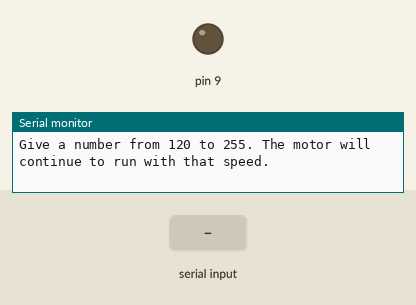
Simulated run of this sketch. Board: Arduino Uno, built with avr-gcc and run on an emulated ATmega328P. On the bench: output pins drawn as LEDs (lit = HIGH), the last lines printed to the serial monitor. The inputs (shaded band) are chosen by the test bench.

Above: at 1.2 s.
1.3 s: "90,45\n" received over Serial
At 2.5 s:
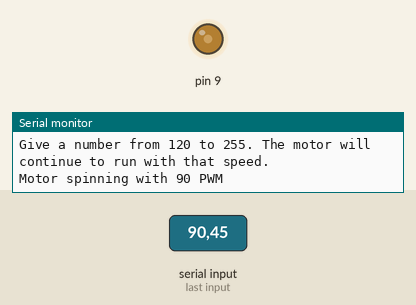
3.5 s: "30,150\n" received over Serial
At 6.0 s:
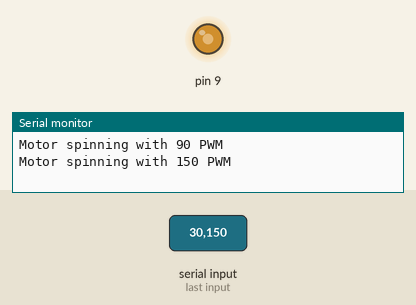
6.5 s: "200\n" received over Serial
At 7.7 s:
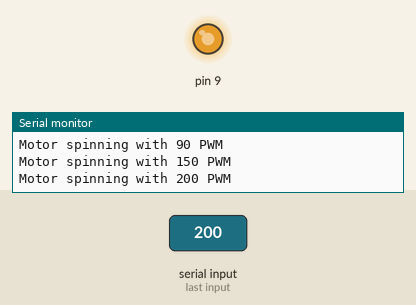
8.0 s: "90\n" received over Serial
At 8.9 s:
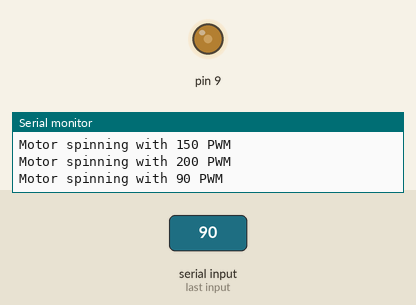
Timing chart, 0 to 10.5 s (numbered marks = the images above; inputs shaded):
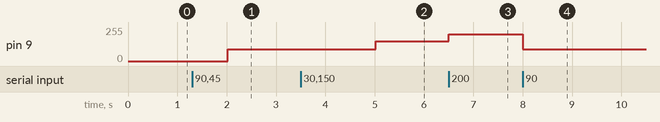

Measured:
- after the input at 1.3 s, pin 9: 0/255 → 90/255 after 0.72 s
- after the input at 3.5 s, pin 9: 90/255 → 150/255 after 1.5 s
- after the input at 6.5 s, pin 9: 150/255 → 200/255 at once
- after the input at 8.0 s, pin 9: 200/255 → 90/255 at once

The sketch:

DCMotorInput1.ino
```cpp
//motorPin = 9;
int Speed; //Variable to store Speed, by defaul 0 PWM
int flag;

void setup() {
  Serial.begin(9600);
  pinMode(9, OUTPUT);
  Serial.println("Give a number from 120 to 255. The motor will continue to run with that speed."); //Why minimun value 120? Because with values below 120 the motor doesn't spin ;)
  Serial.println(""); //Blank line

}

void loop()
{
  //Check if incoming data is available:
    if (Serial.available() > 0)
    {
      // If it is, we'll use parseInt() to pull out only numbers:
      Speed = Serial.parseInt();
      flag=0;
    }

  //Valid range is from 50 to 255
  if (Speed>=50 && Speed<=255){
    //Send PWM value with analogWrite to Arduino pin 3 and print a message to serial monitor
    analogWrite(9, Speed);
      //Print message only once
      if (flag==0){
        //Print PWM value
        Serial.print("Motor spinning with ");
        Serial.print(Speed);
        Serial.println(" PWM");
        flag=1;
      }
  }

  delay(1000); //This delay is useless here. The motor continues to spin.
}

// Using this code I found out that my DC motor needs at least the speed value of 120, which means it needs at least around 50% power to rotate. Otherwise
// it just makes a buzzing sound
```
